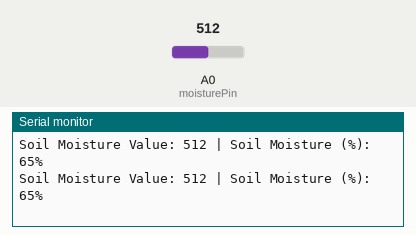
Recording of a sketch running on a simulated Arduino Uno, built with avr-gcc and run on an emulated ATmega328P. Parts: the last lines printed to the serial monitor. The inputs (shaded band) are chosen by the test bench; at power-on: A0 (moisturePin) = 512.

Above: at 1.8 s.
1.9 s: A0 (moisturePin) set to 716
At 2.8 s:
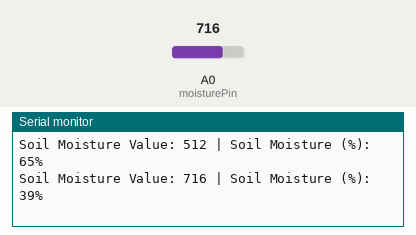
3.4 s: A0 (moisturePin) set to 900
At 4.6 s:
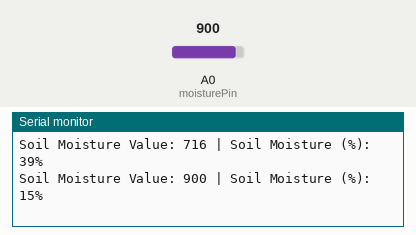
Timing chart, 0 to 6.4 s (numbered marks = the images above; inputs shaded):
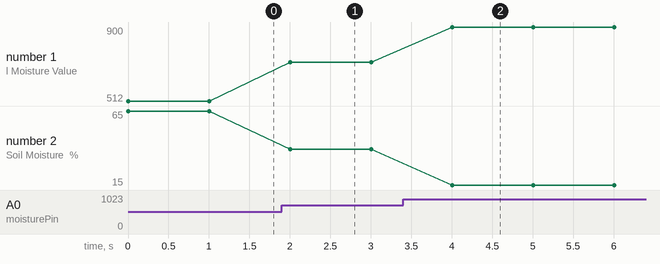

Measured:
- after the input at 1.9 s, the serial monitor: prints a new line after 0.10 s (image 1)
- after the input at 3.4 s, the serial monitor: prints a new line after 0.60 s (image 2)
- plotted number 1: 512 → 716 after the input at 1.9 s, 716 → 900 after the input at 3.4 s
- plotted number 2: 65 → 39 after the input at 1.9 s, 39 → 15 after the input at 3.4 s

The sketch:

Soil_moisture_sensor_calibration.ino
```cpp
const int moisturePin = A0; // Analog pin for soil moisture sensor

// Replace these values with your actual calibration values
int dryValue = 1023;  // Example value for completely dry soil
int wetValue = 242; // Value for fully saturated soil

void setup() {
  Serial.begin(9600); // Start serial communication at 9600 baud
}

void loop() {
  int moistureValue = analogRead(moisturePin); // Read the analog value from the soil moisture sensor

  // Map the moisture value to a percentage
  int moisturePercent = map(moistureValue, dryValue, wetValue, 0, 100);
  moisturePercent = constrain(moisturePercent, 0, 100); // Ensure the value is within 0-100%

  // Print the results to the Serial Monitor
  Serial.print("Soil Moisture Value: ");
  Serial.print(moistureValue);
  Serial.print(" | Soil Moisture (%): ");
  Serial.print(moisturePercent);
  Serial.println("%");

  delay(1000); // Wait for 1 second before taking another reading
}
```
